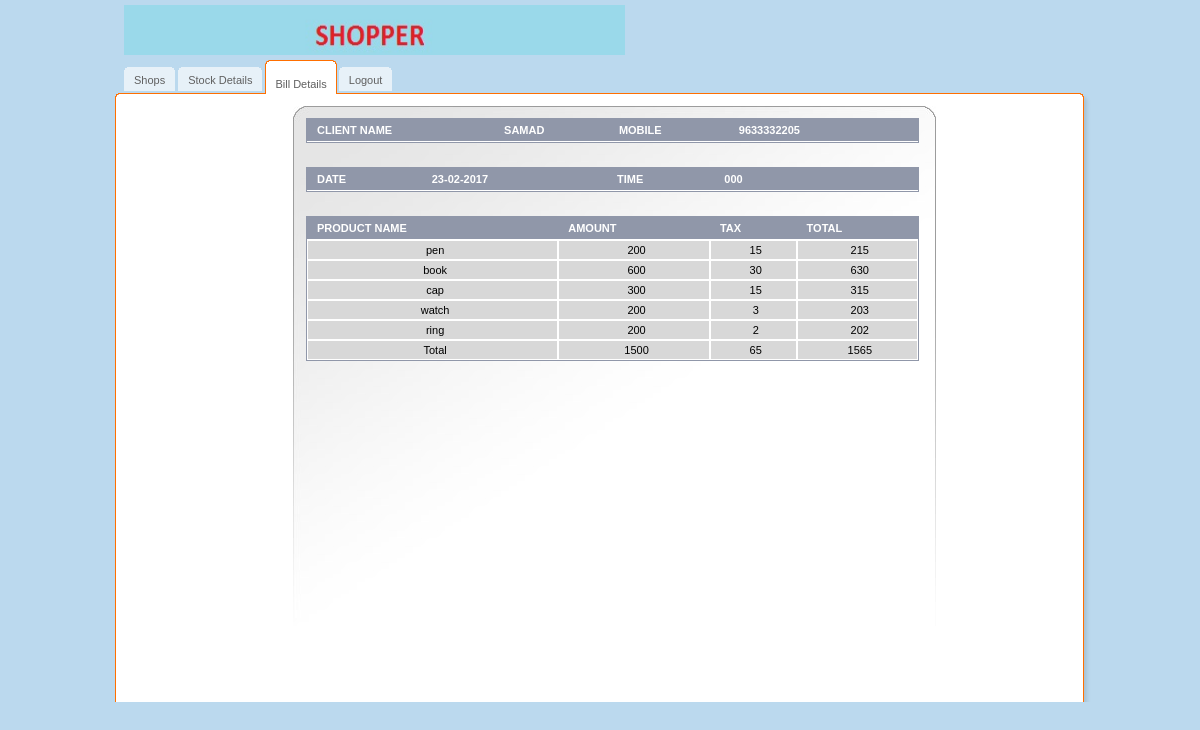
Screenshot of /src/bill_details.php?bill=1011 with the database file from the repository.
### tables this page shows
CREATE TABLE IF NOT EXISTS `purchase` (
  `bill-no` int(11) NOT NULL,
  `shop-id` int(11) NOT NULL,
  `purchase-id` int(11) NOT NULL AUTO_INCREMENT,
  `time` timestamp NOT NULL DEFAULT CURRENT_TIMESTAMP,
  `amount` double NOT NULL,
  `tax` double NOT NULL,
  `total` double NOT NULL,
  `customer-name` varchar(50) NOT NULL,
  `customer-mob` varchar(50) NOT NULL,
  `day` int(11) NOT NULL,
  `month` varchar(50) NOT NULL,
  `year` int(11) NOT NULL,
  PRIMARY KEY (`purchase-id`)
);

CREATE TABLE IF NOT EXISTS `bill` (
  `id` int(11) NOT NULL,
  `product-name` varchar(50) NOT NULL,
  `amount` double NOT NULL,
  `tax` double NOT NULL,
  `total` double NOT NULL
);

### src/bill_details.php (the view, shortened to what this page needs)
<!DOCTYPE html PUBLIC "-//W3C//DTD XHTML 1.0 Transitional//EN" "http://www.w3.org/TR/xhtml1/DTD/xhtml1-transitional.dtd">
<html>
    <head>
    </head>
    <body>
        <div id="main">
            <div id="header">
                <a href="shops.php" class="logo"><img src="../img/logos.jpeg" width="501" height="50" alt=""/></a>
                <ul id="top-navigation">
                    <li><span><span><a href="shops.php">Shops</a></span></span></li>
                    <li><span><span><a href="src/pub_view.php">Stock Details</a></span></span></li>
                    <li class="active"><span><span><a href="#">Bill Details</a></span></span></li>
                    <li><span><span><a href="../index.php">Logout</a></span></span></li>
                </ul>
            </div>
            <div id="middle">
                <div id="left-column">
                </div>
                <div id="center-column">
                    <table class="listing form" cellpadding="0" cellspacing="0">
                        <tr>
                            <?php
                            require 'dbconfig.php';
                            try {
                                $conn = new PDO("mysql:host=$host;dbname=$dbname", $username, $password);
                                $sql = "SELECT * FROM PURCHASE WHERE `BILL-NO`=" . $_GET['bill'];
                                $result = $conn->prepare($sql);
                                if ($result->execute()) {
                                    $row = $result->fetch(PDO::FETCH_ASSOC);
                                    echo '
                        <th class="full" >Client Name</th>
                            <th class="full" >' . $row['customer-name'] . '</th>
                            <th class="full" >Mobile</th>
                            <th class="full" >' . $row['customer-mob'] . '</th>
                            <th class="full" ></th>
';
                                } else {
                                    die("Can't execute the query");
                                }
                            } catch (PDOException $pe) {
                                die("Can't connect to the database $dbname :" . $pe->getMessage());
                            }
                            ?>
                        </tr>
                    </table>
                    <br></br>
                    <table class="listing form" cellpadding="0" cellspacing="0">
                        <tr>
                            <?php
                            echo '
                        <th class="full" >Date</th>
                            <th class="full" >' . $row['day'] . '-' . $row['month'] . '-' . $row['year'] . '</th>
                            <th class="full" >Time</th>
                            <th class="full" >000</th>
                            <th class="full" ></th>
                            <th class="full" ></th>
                            <th class="full" ></th>
';
                            ?>
                        </tr>
                    </table>
                    <br></br>
                    <table class="listing form" cellpadding="0" cellspacing="0">
                        <tr>
                            <th class="full" >Product Name</th>
                            <th class="full" >Amount</th>
                            <th class="full" >Tax</th>
                            <th class="full" >Total</th>
                        </tr>
                        <?php
                        try {
                            $sql = "SELECT * FROM BILL WHERE ID=" . $_GET['bill'] . "";
                            $result = $conn->prepare($sql);
                            if ($result->execute()) {
                                while ($row = $result->fetch(PDO::FETCH_ASSOC)) {
                                    echo '<tr>
                            <td>' . $row['product-name'] . '</td>
                            <td>' . $row['amount'] . '</td>
                            <td>' . $row['tax'] . '</td>
                                <td>' . $row['total'] . '</td>
                        </tr>';
                                }
                            } else {
                                die("Can't execute the query");
                            }
                        } catch (PDOException $pe) {
                            die("Can't connect to the database $dbname :" . $pe->getMessage());
                        }
                        try {
                            $sql = "SELECT SUM(`AMOUNT`) AS `AMOUNT`,SUM(`TAX`) AS `TAX`,SUM(`TOTAL`) AS `TOTAL` FROM BILL WHERE ID=" . $_GET['bill'];
                            $result = $conn->prepare($sql);
                            if ($result->execute()) {
                                while ($row = $result->fetch(PDO::FETCH_ASSOC)) {
                                    echo '<tr>
<td>Total</td>
                            <td>' . $row['AMOUNT'] . '</td>
                            <td>' . $row['TAX'] . '</td>
                            <td>' . $row['TOTAL'] . '</td>
                        </tr>';
                                }
                            } else {
                                die("Can't execute the query");
                            }
                        } catch (PDOException $pe) {
                            die("Can't connect to the database $dbname :" . $pe->getMessage());
                        }
                        ?>
                    </table>
                </div>
            </div>
        </div>
    </body>
</html>

### css/all.css (style rules this page uses)
body { margin:0;padding:0;background:#BBD9EE;color:#000;font-family:tahoma,arial,sans-serif;font-size:11px; }
img { border:none; }
a { color:#060606;text-decoration:none }
#main { width:992px;margin:0 auto; }
#header { position:relative;width:992px;height:106px;background:url(../img/bg-header.gif) no-repeat left bottom; }
a.logo { position:absolute;top:5px;left:20px; }
#top-navigation { position:absolute;top:60px;left:20px;margin:0;padding:0;list-style:none; }
#top-navigation li { float:left;margin:0 3px 0 0;height:34px;background:url(../img/tab.gif) repeat-x top; }
#top-navigation li a { float:left;display:block;height:20px;line-height:19px;color:#606060;padding:4px 0 0 0; }
#top-navigation li span { float:left;background:url(../img/tab-left.gif) no-repeat left top; }
#top-navigation li span span { background:url(../img/tab-right.gif) no-repeat right top;padding:7px 10px 0 10px; }
#top-navigation li.active { padding:0;height:34px;background:url(../img/tab-active.gif) repeat-x top;margin-right:2px; }
#top-navigation li.active span { background:url(../img/tab-active-left.gif) no-repeat left top;height:34px; }
#top-navigation li.active span span { background:url(../img/tab-active-right.gif) no-repeat right top;height:23px;padding:11px 10px 0 10px;line-height:19px;color:#606060; }
#middle { float:left;width:967px;background:url(../img/bg-middle.gif) repeat-y left;padding:0 13px 0 12px; }
#left-column { float:left;padding:1px 14px 0 12px;width:151px; }
#center-column { float:left;width:614px;background:url(../img/bg-center-column.jpg) no-repeat left top;min-height:584px;padding:12px 16px 0 13px; }
table.listing { border-bottom:1px solid #9097A9;width:613px;padding:0;margin:0;border:1px solid #9097A9; }
table.listing th { border-top:0!important; }
table.listing th.full { border-left:0;border-right:0!important;text-align:left;text-transform:uppercase; }
table.listing td,table.listing th { border:1px solid #fff;text-align:center; }
table.listing th { background:#9097A9;color:#fff;padding:5px; }
table.listing td { background:#D8D8D8;color:#000;padding:3px 5px; }
table.form th,table.form td { padding-left:10px; }

### rows the page displays
purchase: value "SAMAD", value "9633332205", day "23", month "02", year "2017"
bill: value "pen", amount "200", tax "15", total "215"
bill: value "book", amount "600", tax "30", total "630"
bill: value "cap", amount "300", tax "15", total "315"
bill: value "watch", amount "200", tax "3", total "203"
bill: value "ring", amount "200", tax "2", total "202"

### other values shown
$row['AMOUNT'] "1500"
$row['TAX'] "65"
$row['TOTAL'] "1565"
